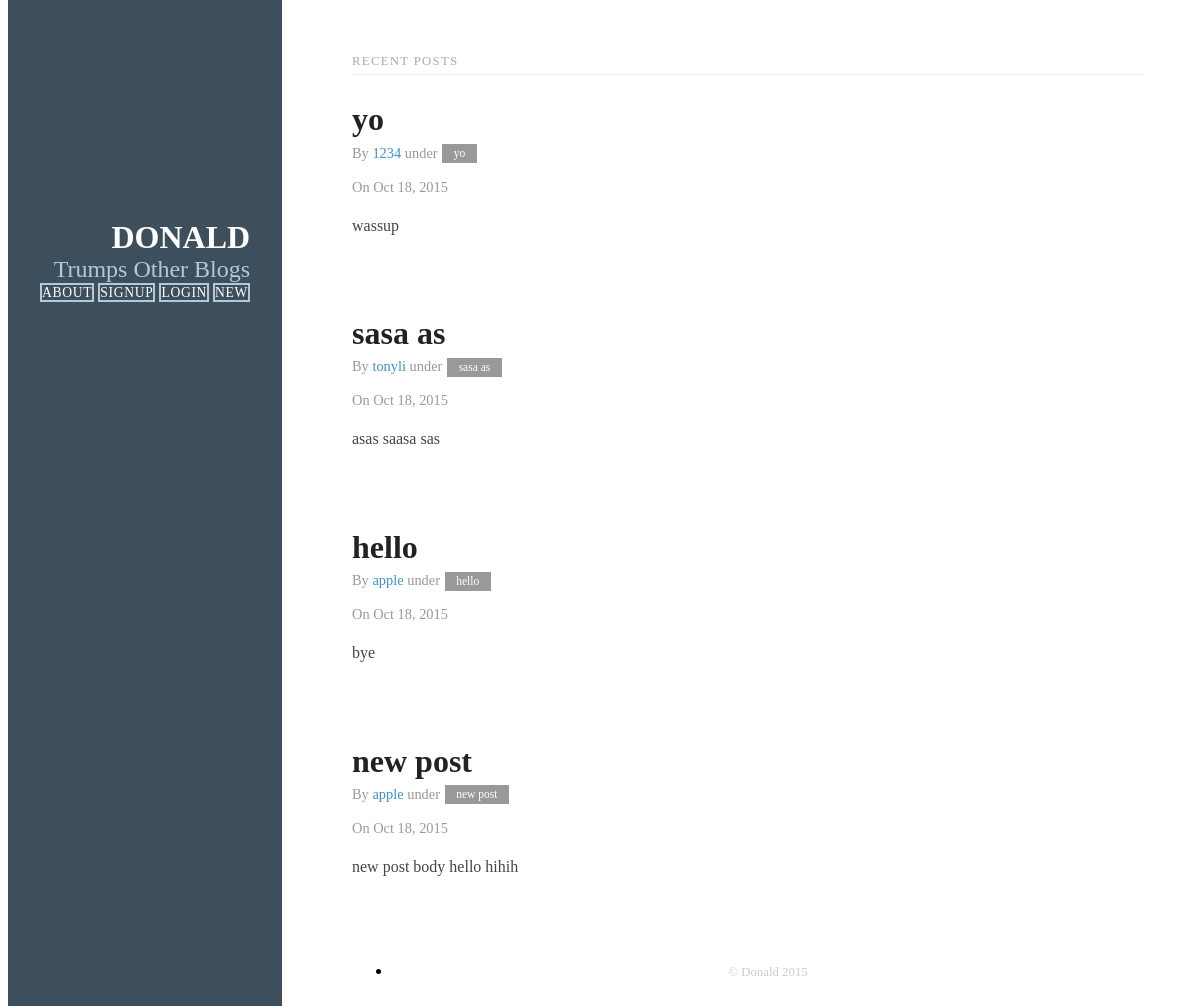
Before: / with the older database file.
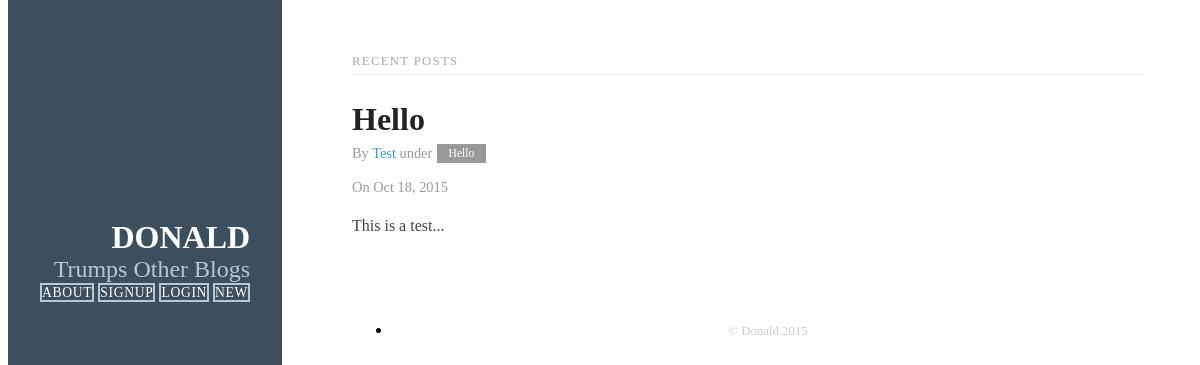
After: the same page with the newer database file.
### tables this page shows
CREATE TABLE posts(title TEXT, body TEXT, slug TEXT, username TEXT, created TEXT);

### app.py (the view)
@app.route('/')
def home():
    posts = query.getAllPosts()
    return render_template('home.html', posts=posts)

### databases/query.py (called while the page is built)
def getAllPosts():
    con = sqlite3.connect("donald.db")
    cur=con.cursor()
    posts = []
    sql = "SELECT * FROM posts"
    for post in cur.execute(sql).fetchall():
        posts.append(transform.post(post))
        print posts
    con.close()
    return posts

### databases/transform.py (called while the page is built)
def post(post):
    return {
        "title": post[0],
        "body": post[1],
        "slug": post[2],
        "username": post[3],
        "created": post[4]
    }

### templates/home.html (shortened to what this page needs)
<!DOCTYPE html>
<html lang="en">
<head>
  <link rel="stylesheet" href="http://yui.yahooapis.com/pure/0.6.0/pure-min.css">
  <link rel="stylesheet" href="http://yui.yahooapis.com/pure/0.6.0/grids-responsive-min.css">
  <link rel="stylesheet" href="/static/donald.css">
</head>
<body>
  <div id="layout" class="pure-g">
    <div class="sidebar pure-u-1 pure-u-md-1-4">
      <div class="header">
        <h1 class="brand-title">Donald</h1>
        <h2 class="brand-tagline">Trumps Other Blogs</h2>
        <nav class="nav">
          <ul class="nav-list">
            <li class="nav-item">
              <a class="pure-button" href="/about">About</a>
              <a class="pure-button" href="/signup">Signup</a>
              <a class="pure-button" href="/login">Login</a>
              <a class="pure-button" href="/new">New</a>
            </li>
          </ul>
        </nav>
      </div>
    </div>
    <div class="content pure-u-1 pure-u-md-3-4">
      <div>
        <div class="posts">
          <h1 class="content-subhead">Recent Posts</h1>
          {% for post in posts %}
          <section class="post">
            <header class="post-header">
              <h2 class="post-title">{{post.title}}</h2>
              <p class="post-meta">
                By <a class="post-author" href="/@{{post.username}}">{{post.username}}</a> under <a class="post-category" href="#">{{post.title}}</a>
                <br>
                <br>
                On {{post.created}}
              </p>
            </header>
            <div class="post-description">
              <p>
                {{post.body}}
              </p>
            </div>
          </section>
          {% endfor %}
        </div>
        <div class="footer">
          <div class="pure-menu pure-menu-horizontal">
            <ul>
              <li class="pure-menu-item"><a href="" class="pure-menu-link">&copy; Donald 2015</a></li>
            </ul>
          </div>
        </div>
      </div>
    </div>
  </div>
</body>
</html>

### static/donald.css (style rules this page uses)
* { -webkit-box-sizing: border-box; -moz-box-sizing: border-box; box-sizing: border-box; }
a { text-decoration: none; color: rgb(61, 146, 201); }
#layout { padding: 0; }
.header { text-align: center; top: auto; margin: 3em auto; }
.sidebar { background: rgb(61, 79, 93); color: #fff; }
.brand-title, .brand-tagline { margin: 0; }
.brand-title { text-transform: uppercase; }
.brand-tagline { font-weight: 300; color: rgb(176, 202, 219); }
.nav-list { margin: 0; padding: 0; list-style: none; }
.nav-item { display: inline-block; *display: inline; zoom: 1; }
.nav-item a { background: transparent; border: 2px solid rgb(176, 202, 219); color: #fff; margin-top: 1em; letter-spacing: 0.05em; text-transform: uppercase; font-size: 85%; }
.content-subhead { text-transform: uppercase; color: #aaa; border-bottom: 1px solid #eee; padding: 0.4em 0; font-size: 80%; font-weight: 500; letter-spacing: 0.1em; }
.content { padding: 2em 1em 0; }
.post { padding-bottom: 2em; }
.post-title { font-size: 2em; color: #222; margin-bottom: 0.2em; }
.post-description { font-family: Georgia, "Cambria", serif; color: #444; line-height: 1.8em; }
.post-meta { color: #999; font-size: 90%; margin: 0; }
.post-category { margin: 0 0.1em; padding: 0.3em 1em; color: #fff; background: #999; font-size: 80%; }
.footer { text-align: center; padding: 1em 0; }
.footer a { color: #ccc; font-size: 80%; }
@media (min-width: 48em) { .content { padding: 2em 3em 0; margin-left: 25%; } }
@media (min-width: 48em) { .header { margin: 80% 2em 0; text-align: right; } }
@media (min-width: 48em) { .sidebar { position: fixed; top: 0; bottom: 0; } }

Changed rows visible on the page:
removed posts: title "sasa as", username "tonyli", created "Oct 18, 2015", body "asas saasa sas"
removed posts: title "hello", username "apple", created "Oct 18, 2015", body "bye"
removed posts: title "new post", username "apple", created "Oct 18, 2015", body "new post body hello hihih"
changed posts: title "yo" → "Hello"; username "1234" → "Test"; body "wassup" → "This is a test..."
